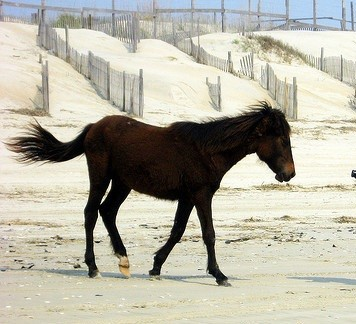
%> input picture horse.jpg, 356 x 324 px
$ octave Otsu.m   (GNU Octave 9; MATLAB toolbox functions it lacks are replaced by stand-ins)
%> lines starting %> are read from the running program, lines starting %| are printed output that depends on the picture
close all
clear
clc
path = "horse.jpg";
img = rgb2gray(imread(path));
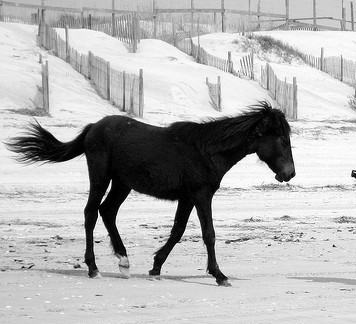
%> img: size 324x356 uint8; min 0, max 255, mean 179

arr = [intmax];
minTSS = 9223372036854775;
req_val = 0;
mat = zeros(1,256);
%> (the run ends here)
